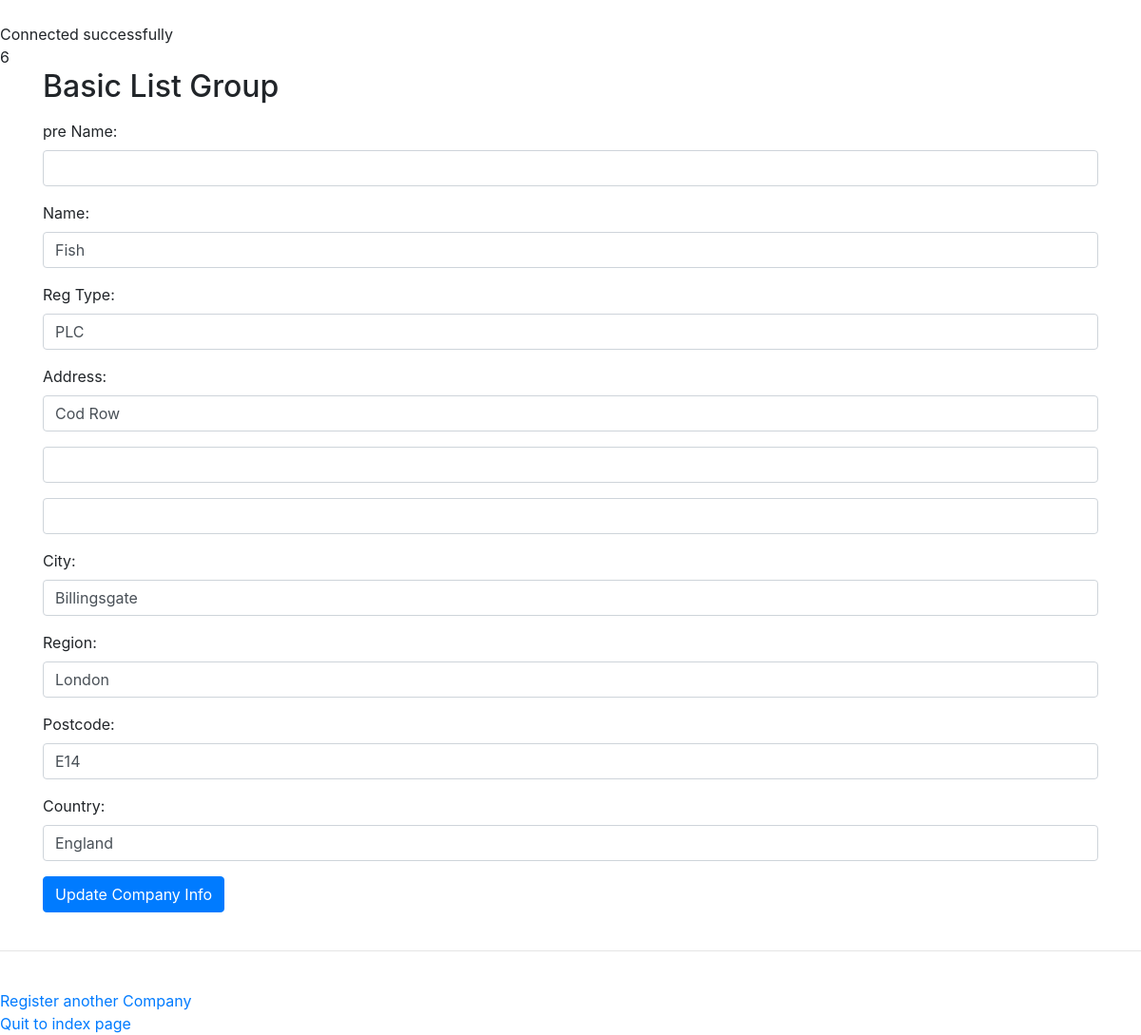
Page /main/editCompanyForm.php?ID=6 on the committed database.
### tables this page shows
CREATE TABLE `tcompany` (
  `ID` int(11) NOT NULL,
  `preName` varchar(50) DEFAULT NULL,
  `Name` varchar(250) NOT NULL,
  `RegType` varchar(50) DEFAULT NULL,
  `StreetA` varchar(150) DEFAULT NULL,
  `StreetB` varchar(150) DEFAULT NULL,
  `StreetC` varchar(150) DEFAULT NULL,
  `City` varchar(150) DEFAULT NULL,
  `Region` varchar(150) DEFAULT NULL,
  `Postcode` varchar(50) DEFAULT NULL,
  `Country` varchar(250) NOT NULL
);

### main/editCompanyForm.php (the view, shortened to what this page needs)
<!DOCTYPE html>
<html>
<head>
<link rel="stylesheet" href="https://maxcdn.bootstrapcdn.com/bootstrap/4.1.3/css/bootstrap.min.css">
</head>
<body>
<?php
$servername = "localhost";
$username = "root";
$password = "";
$databaseName = "alphaCRM";
$conn = new mysqli($servername, $username, $password, $databaseName);
echo "<br> Connected successfully";
$ID = $_GET["ID"];
echo '<br>'.$ID;
$sql = "SELECT * FROM tCompany WHERE ID=".$ID.";";
$result = $conn->query($sql);
if ($result->num_rows > 0) {
	$row = $result->fetch_assoc();
	echo'
	 <div class="container">
  <h2>Basic List Group</h2>
	<form action="updateCompany.php" name="editCompanyFrom" method="post">
		<div class="form-group">
	    <input type="text" class="form-control" id="ID" name="ID" value="'.$row["ID"].'" hidden>
	  </div>
		<div class="form-group">
	    <label for="preName">pre Name:</label>
	    <input type="text" class="form-control" id="preName" name="preName" value="'.$row["preName"].'">
	  </div>
	  <div class="form-group">
 		<label for="Name">Name:</label>
	    <input type="text" class="form-control" id="Name" name="Name" value="'.$row["Name"].'">
	  </div>
	  <div class="form-group">
		<label for="RegType">Reg Type:</label>
	    <input type="text" class="form-control" id="RegType" name="RegType" value="'.$row["RegType"].'">
	  </div>
	  <div class="form-group">
	  <label for="StreetA">Address:</label>
	    <input type="text" class="form-control" id="StreetA" name="StreetA" value="'.$row["StreetA"].'">
	  </div>
	  <div class="form-group">
	    <input type="text" class="form-control" id="StreetB" name="StreetB" value="'.$row["StreetB"].'">
	  </div>
		<div class="form-group">
	    <input type="text" class="form-control" id="StreetC" name="StreetC" value="'.$row["StreetC"].'">
	  </div>
		<div class="form-group">
	  <label for="City">City:</label>
	    <input type="text" class="form-control" id="City" name="City" value="'.$row["City"].'">
	  </div>
		<div class="form-group">
	  <label for="Region">Region:</label>
	    <input type="text" class="form-control" id="Region" name="Region" value="'.$row["Region"].'">
	  </div>
	  <div class="form-group">
	  <label for="Postcode">Postcode:</label>
	    <input type="text" class="form-control" id="Postcode" name="Postcode" value="'.$row["Postcode"].'">
	  </div>
	  <div class="form-group">
	  <label for="Country">Country:</label>
	    <input type="text" class="form-control" id="Country" name="Country" value="'.$row["Country"].'">
	  </div>
	  <button type="submit" class="btn btn-primary">Update Company Info</button>
	</form>
	</div>
	';
} else {
    echo "0 results";
}
?>
<br><hr><br>
<a href="createCompany.php">Register another Company</a>
<br>
<a href="index.php"> Quit to index page</a>
</body>
</html>

### rows in the picture
tcompany: Name "Fish", RegType "PLC", StreetA "Cod Row", City "Billingsgate", Region "London", Postcode "E14", Country "England"

### other values in the picture
$ID "6"
